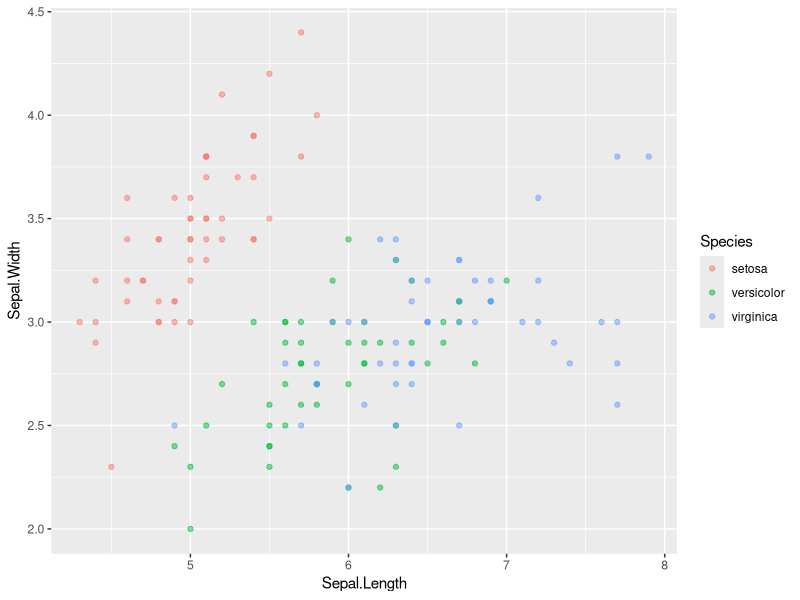
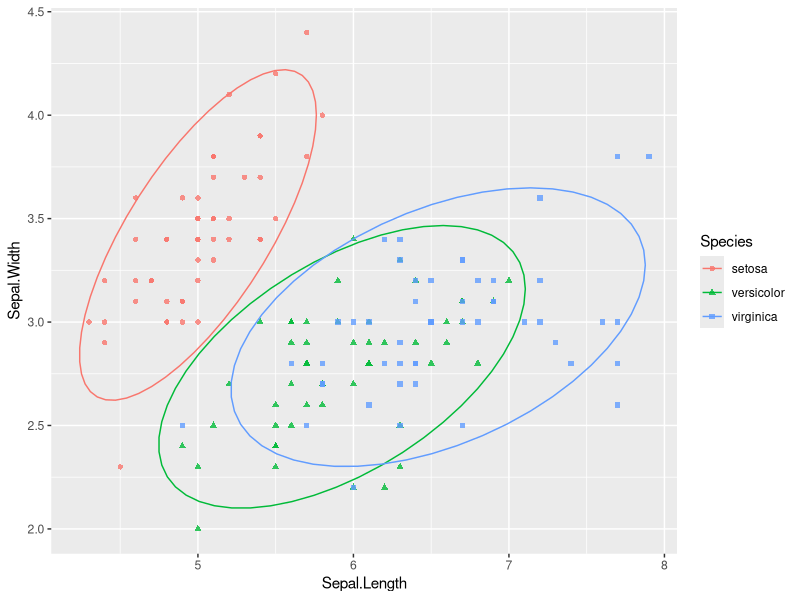

Source code (R) for these figures, in order: (Note: this script raises an error after producing the figures.)
library(tidyverse)

data("iris")

ggplot(aes(x=Sepal.Length,y=Sepal.Width,colour=Species),data=iris)+
  geom_point(alpha=0.5)

# more customization
ggplot(aes(x=Sepal.Length,y=Sepal.Width,colour=Species,shape=Species),data=iris)+
  geom_point(alpha=0.8)+
  stat_ellipse()

# pca
iris.pca <- iris %>%
  dplyr::select(1:4) %>%
  prcomp()

# plot pca
autoplot(iris.pca, loadings=TRUE, loadings.label=TRUE)
